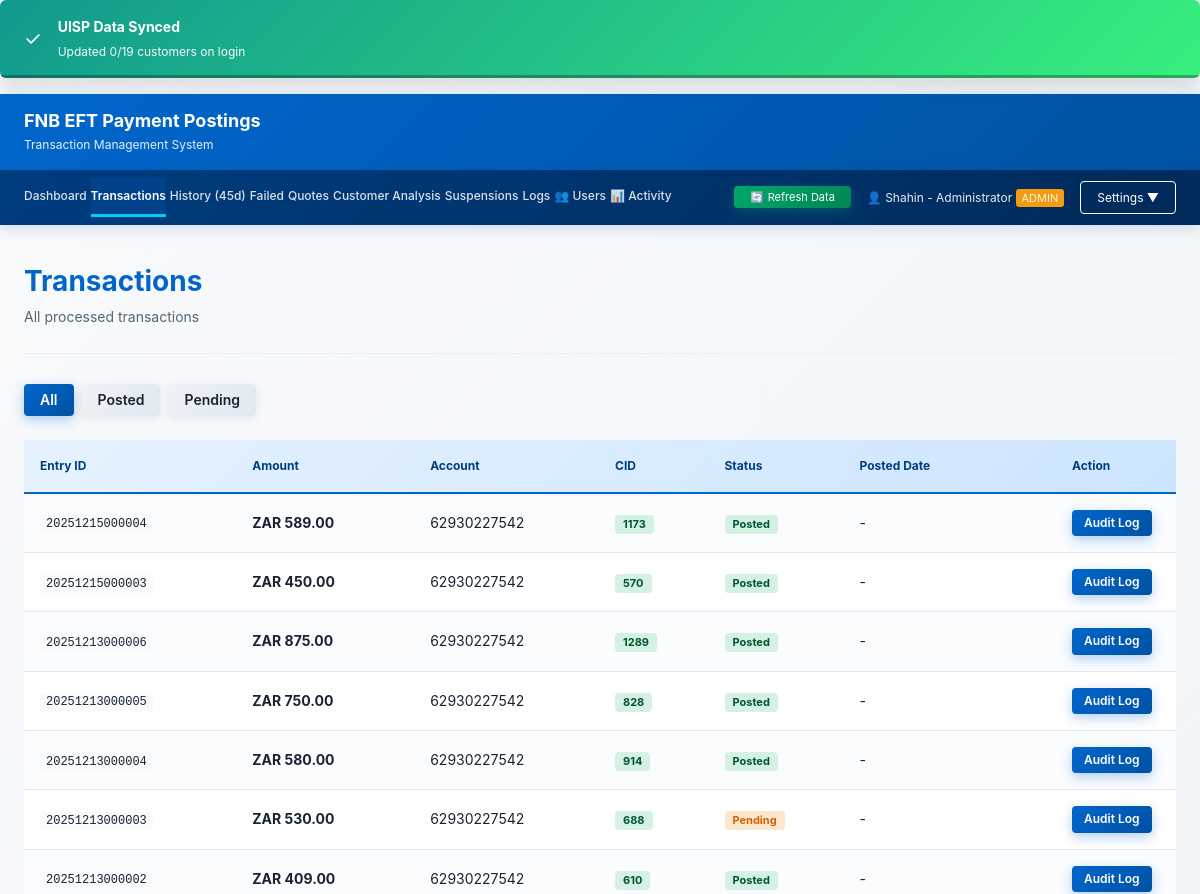
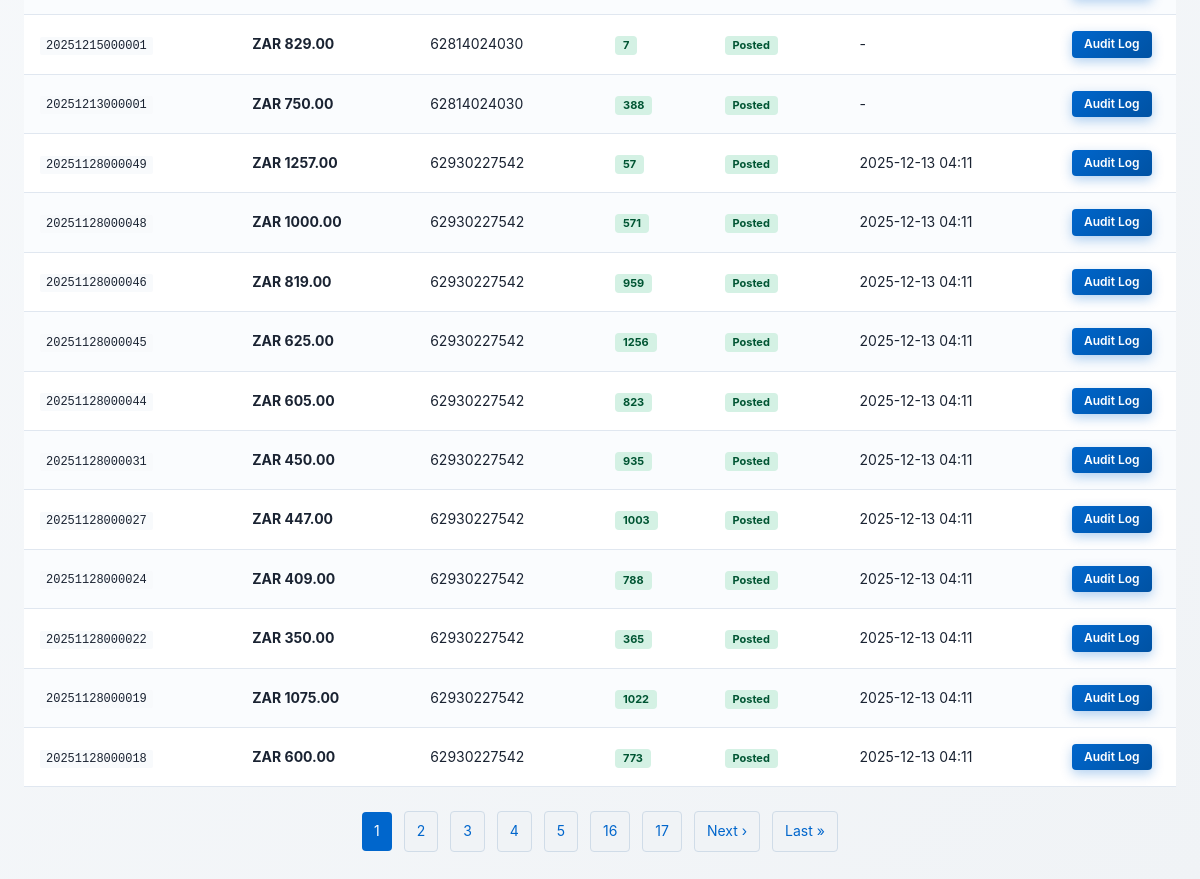
The page /transactions (signed in) on the database its author committed (2 pictures, top to bottom).
### app/models.py (models this page shows, shortened)
class User(UserMixin, db.Model):
    __tablename__ = 'users'
    id = db.Column(db.Integer, primary_key=True)
    username = db.Column(db.String(80), unique=True, nullable=False, index=True)
    password_hash = db.Column(db.String(255), nullable=False)
    full_name = db.Column(db.String(120), nullable=True)
    role = db.Column(db.String(20), default='user', nullable=False, index=True)
    is_active = db.Column(db.Boolean, default=True, nullable=False, index=True)
    must_change_password = db.Column(db.Boolean, default=True, nullable=False)
    last_login = db.Column(db.DateTime, nullable=True)
    created_at = db.Column(db.DateTime, default=datetime.utcnow, nullable=False)
    created_by = db.Column(db.String(80), nullable=True)
    updated_at = db.Column(db.DateTime, default=datetime.utcnow, onupdate=datetime.utcnow)

class Transaction(db.Model):
    __tablename__ = 'transactions'
    id = db.Column(db.Integer, primary_key=True)
    entryId = db.Column(db.String(255), unique=True, nullable=False, index=True)
    account = db.Column(db.String(50), nullable=False)
    amount = db.Column(db.Float, nullable=False)
    valueDate = db.Column(db.String(10), nullable=True)
    remittance_info = db.Column(db.Text, nullable=True)
    reference = db.Column(db.Text, nullable=True)
    CID = db.Column(db.String(50), default='unallocated')
    posted = db.Column(db.String(10), default='no')
    UISPpaymentId = db.Column(db.String(255), nullable=True)
    postedDate = db.Column(db.DateTime, nullable=True)
    status = db.Column(db.String(50), default='pending')
    note = db.Column(db.Text, nullable=True)
    source = db.Column(db.String(50), default='FNB-PAYMENT')
    original_reference = db.Column(db.Text, nullable=True)
    original_remittance_info = db.Column(db.Text, nullable=True)
    original_CID = db.Column(db.String(50), nullable=True)
    timestamp = db.Column(db.DateTime, default=datetime.utcnow, nullable=False, index=True)
    created_at = db.Column(db.DateTime, default=datetime.utcnow, nullable=False)
    updated_at = db.Column(db.DateTime, default=datetime.utcnow, onupdate=datetime.utcnow)
    __table_args__ = (
        Index('idx_timestamp_posted', 'timestamp', 'posted'),
        Index('idx_cid_posted', 'CID', 'posted'),
    )

### app/routes.py (the view)
@main_bp.route('/transactions', methods=['GET'])
@login_required
def list_transactions():
    page = request.args.get('page', 1, type=int)
    status = request.args.get('status', 'all')
    query = Transaction.query
    if status != 'all':
        query = query.filter_by(posted=status)
    transactions = query.order_by(Transaction.timestamp.desc()).paginate(page=page, per_page=20)
    return render_template('transactions.html', transactions=transactions, status=status)

### app/templates/transactions.html (shortened to what this page needs)
{% extends "base.html" %}
{% block content %}
<div class="page-header">
    <div>
        <h1 class="page-title">Transactions</h1>
        <p class="page-subtitle">All processed transactions</p>
    </div>
</div>
<div class="page-actions mb-lg">
    <a href="?status=all" class="btn {% if status == 'all' %}btn-primary{% else %}btn-secondary{% endif %}">All</a>
    <a href="?status=yes" class="btn {% if status == 'yes' %}btn-success{% else %}btn-secondary{% endif %}">Posted</a>
    <a href="?status=no" class="btn {% if status == 'no' %}btn-warning{% else %}btn-secondary{% endif %}">Pending</a>
</div>
<div class="table-responsive">
    <table class="table table-striped table-hover">
        <thead>
            <tr>
                <th>Entry ID</th>
                <th>Amount</th>
                <th>Account</th>
                <th>CID</th>
                <th>Status</th>
                <th>Posted Date</th>
                <th style="width: 120px;">Action</th>
            </tr>
        </thead>
        <tbody>
            {% for txn in transactions.items %}
            <tr>
                <td><code>{{ txn.entryId }}</code></td>
                <td><strong>ZAR {{ "%.2f"|format(txn.amount) }}</strong></td>
                <td>{{ txn.account }}</td>
                <td>
                    {% if txn.CID == 'unallocated' %}
                        <span class="badge badge-danger">{{ txn.CID }}</span>
                    {% else %}
                        <span class="badge badge-success">{{ txn.CID }}</span>
                    {% endif %}
                </td>
                <td>
                    {% if txn.posted == 'yes' %}
                        <span class="badge badge-success">Posted</span>
                    {% else %}
                        <span class="badge badge-warning">Pending</span>
                    {% endif %}
                </td>
                <td>{{ txn.postedDate.strftime('%Y-%m-%d %H:%M') if txn.postedDate else '-' }}</td>
                <td><a href="/audit/{{ txn.entryId }}" class="btn btn-sm btn-primary">Audit Log</a></td>
            </tr>
            {% endfor %}
        </tbody>
    </table>
</div>
<div class="pagination">
    {% for page_num in transactions.iter_pages() %}
        {% if page_num %}
            {% if page_num == transactions.page %}
                <span class="active">{{ page_num }}</span>
            {% else %}
                <a href="?page={{ page_num }}&status={{ status }}">{{ page_num }}</a>
            {% endif %}
        {% endif %}
    {% endfor %}
    {% if transactions.has_next %}
        <a href="?page={{ transactions.next_num }}&status={{ status }}">Next ›</a>
        <a href="?page={{ transactions.pages }}&status={{ status }}">Last »</a>
    {% endif %}
</div>
{% endblock %}

### app/templates/base.html (shortened to what this page needs)
<!DOCTYPE html>
<html>
<head>
    <link rel="stylesheet" href="{{ url_for('static', filename='css/variables.css') }}?v=2.1">
    <link rel="stylesheet" href="{{ url_for('static', filename='css/base.css') }}?v=2.1">
    <link rel="stylesheet" href="{{ url_for('static', filename='css/layout.css') }}?v=2.1">
    <link rel="stylesheet" href="{{ url_for('static', filename='css/components/buttons.css') }}?v=2.1">
    <link rel="stylesheet" href="{{ url_for('static', filename='css/components/forms.css') }}?v=2.1">
    <link rel="stylesheet" href="{{ url_for('static', filename='css/components/cards.css') }}?v=2.1">
    <link rel="stylesheet" href="{{ url_for('static', filename='css/components/tables.css') }}?v=2.1">
    <link rel="stylesheet" href="{{ url_for('static', filename='css/components/badges.css') }}?v=2.1">
    <link rel="stylesheet" href="{{ url_for('static', filename='css/components/modals.css') }}?v=2.1">
    <link rel="stylesheet" href="{{ url_for('static', filename='css/components/alerts.css') }}?v=2.1">
    <link rel="stylesheet" href="{{ url_for('static', filename='css/theme-vibrant.css') }}?v=2.1">
</head>
<body>
    <div class="notification-container" id="notificationContainer"></div>
    <header>
        <h1>FNB EFT Payment Postings</h1>
        <p>Transaction Management System</p>
    </header>
    <nav>
        <div class="nav-links">
            <a href="/">Dashboard</a>
            <a href="/transactions">Transactions</a>
            <a href="/transaction-history">History (45d)</a>
            <a href="/failed">Failed</a>
            <a href="/quotes">Quotes</a>
            <a href="/customer-analysis">Customer Analysis</a>
            <a href="{{ url_for('suspension.list_suspensions') }}">Suspensions</a>
            {% if current_user.is_authenticated and current_user.role == 'admin' %}
            <a href="/execution-logs">Logs</a>
            <a href="{{ url_for('auth.users_page') }}">👥 Users</a>
            <a href="{{ url_for('auth.activity_logs_page') }}">📊 Activity</a>
            {% endif %}
        </div>
        <div class="nav-user">
            {% if current_user.is_authenticated %}
            <button class="refresh-btn" onclick="refreshAllData()" title="Refresh all customer data from UISP">
                <span>🔄</span>
                <span id="refresh-text">Refresh Data</span>
            </button>
            <div class="user-info">
                👤 {{ current_user.full_name or current_user.username }}
                {% if current_user.role == 'admin' %}<span style="background: #f39c12; padding: 2px 6px; border-radius: 3px; font-size: 11px;">ADMIN</span>{% endif %}
            </div>
            <div class="dropdown">
                <button class="dropdown-btn">Settings ▼</button>
            </div>
            {% endif %}
        </div>
    </nav>
    <div class="container">
        {% block content %}{% endblock %}
    </div>
</body>
</html>

### app/static/css/variables.css (style rules this page uses)
:root { --color-primary: #0066cc; --color-primary-dark: #004da6; --color-primary-darker: #003d7f; --color-primary-light: #e6f2ff; --color-success: #00a86b; --color-success-dark: #007d54; --color-success-light: #d4f1e4; --color-danger: #ff3333; --color-danger-dark: #cc0000; --color-danger-light: #ffe6e6; --color-warning: #ff9900; --color-warning-dark: #cc7700; --color-warning-light: #ffe6cc; --color-info: #0099ff; --color-info-light: #ccf0ff; --color-duplicate: #ff6b35; --color-duplicate-dark: #cc5429; --color-neutral: #7a8a99; --color-neutral-dark: #556574; --color-neutral-light: #f0f3f6; --color-bg: #ffffff; --color-bg-light: #f8fafc; --color-bg-lighter: #f0f3f6; --color-text: #1a2332; --color-text-secondary: #556574; --color-text-muted: #7a8a99; --color-text-inverse: #ffffff; --color-border: #ecf0f1; --color-border-dark: #ddd; --color-border-light: #f5f5f5; --font-primary: -apple-system, BlinkMacSystemFont, 'Segoe UI', Roboto, 'Helvetica Neue', Arial, sans-serif; --font-mono: 'Monaco', 'Menlo', 'Ubuntu Mono', 'Courier New', monospace; --font-size-xs: 11px; --font-size-sm: 12px; --font-size-base: 14px; --font-size-lg: 16px; --font-size-xl: 18px; --font-size-2xl: 24px; --font-size-3xl: 28px; --font-weight-normal: 400; --font-weight-medium: 500; --font-weight-semibold: 600; --font-weight-bold: 700; --line-height-tight: 1.2; --line-height-normal: 1.5; --line-height-relaxed: 1.6; --line-height-loose: 1.8; --spacing-xs: 4px; --spacing-sm: 8px; --spacing-md: 16px; --spacing-lg: 24px; --spacing-xl: 32px; --spacing-2xl: 48px; --shadow-sm: 0 2px 4px rgba(0, 0, 0, 0.08); --shadow-md: 0 4px 8px rgba(0, 0, 0, 0.10); --shadow-lg: 0 8px 16px rgba(0, 0, 0, 0.12); --shadow-xl: 0 12px 24px rgba(0, 0, 0, 0.15); --shadow-2xl: 0 20px 40px rgba(0, 0, 0, 0.20); --radius-sm: 2px; --radius-md: 4px; --radius-lg: 6px; --radius-xl: 8px; --radius-full: 50%; --transition-fast: 0.15s ease; --transition-base: 0.2s ease; --transition-slow: 0.3s ease; --transition-slower: 0.4s ease; --z-dropdown: 100; --z-sticky: 200; --z-fixed: 300; --z-modal-backdrop: 900; --z-modal: 1000; --z-tooltip: 1100; --z-notification: 1200; --breakpoint-xs: 320px; --breakpoint-sm: 480px; --breakpoint-md: 768px; --breakpoint-lg: 1024px; --breakpoint-xl: 1280px; --breakpoint-2xl: 1536px; --container-sm: 640px; --container-md: 768px; --container-lg: 1024px; --container-xl: 1200px; --container-2xl: 1280px; }

### app/static/css/base.css (style rules this page uses)
* { margin: 0; padding: 0; box-sizing: border-box; }
html { scroll-behavior: smooth; -webkit-font-smoothing: antialiased; -moz-osx-font-smoothing: grayscale; }
body { font-family: var(--font-primary); font-size: var(--font-size-base); font-weight: var(--font-weight-normal); line-height: var(--line-height-relaxed); color: var(--color-text); background: linear-gradient(135deg, #f8fafc 0%, #f0f3f6 100%); min-height: 100vh; }
h1, h2, h3, h4, h5, h6 { margin: 0; font-weight: var(--font-weight-bold); line-height: var(--line-height-tight); color: var(--color-text); }
h1 { font-size: var(--font-size-3xl); margin-bottom: var(--spacing-lg); }
p { margin: 0; margin-bottom: var(--spacing-md); }
p:last-child { margin-bottom: 0; }
a { color: var(--color-primary); text-decoration: none; transition: color var(--transition-base); }
code, pre { font-family: var(--font-mono); font-size: var(--font-size-sm); background: var(--color-bg-light); padding: 2px 6px; border-radius: var(--radius-sm); color: var(--color-text); }
button { font-family: inherit; cursor: pointer; border: none; background: none; }
table { width: 100%; border-collapse: collapse; margin-bottom: var(--spacing-lg); }
.container { width: 100%; max-width: var(--container-xl); margin: 0 auto; padding: 0 var(--spacing-md); }

### app/static/css/components/tables.css (style rules this page uses)
.table { width: 100%; border-collapse: collapse; margin-bottom: var(--spacing-lg); }
.table thead { background: linear-gradient(135deg, #e6f2ff 0%, #cce5ff 100%); }
.table th { padding: var(--spacing-md) var(--spacing-md); text-align: left; font-size: var(--font-size-sm); font-weight: var(--font-weight-bold); color: #003d7f; border-bottom: 2px solid #0066cc; white-space: nowrap; position: sticky; top: 0; z-index: 10; }
.table td { padding: var(--spacing-md); border-bottom: 1px solid var(--color-border); color: var(--color-text); font-size: var(--font-size-base); }
.table tbody tr { transition: background-color var(--transition-fast); }
.table.table-striped tbody tr:nth-child(odd) { background: rgba(0, 102, 204, 0.02); }
.table.table-striped tbody tr:nth-child(even) { background: var(--color-bg); }

### rows shown on the page
User: full_name "Shahin - Administrator"
Transaction: entryId "20251215000004", amount "589.00", account "62930227542", CID "1173", posted "Posted", postedDate "-"
Transaction: entryId "20251215000003", amount "450.00", account "62930227542", CID "570", posted "Posted", postedDate "-"
Transaction: entryId "20251213000006", amount "875.00", account "62930227542", CID "1289", posted "Posted", postedDate "-"
Transaction: entryId "20251213000005", amount "750.00", account "62930227542", CID "828", posted "Posted", postedDate "-"
Transaction: entryId "20251213000004", amount "580.00", account "62930227542", CID "914", posted "Posted", postedDate "-"
Transaction: entryId "20251213000003", amount "530.00", account "62930227542", CID "688", posted "Pending", postedDate "-"
Transaction: entryId "20251213000002", amount "409.00", account "62930227542", CID "610", posted "Posted", postedDate "-"
Transaction: entryId "20251215000001", amount "829.00", account "62814024030", CID "7", posted "Posted", postedDate "-"
Transaction: entryId "20251213000001", amount "750.00", account "62814024030", CID "388", posted "Posted", postedDate "-"
Transaction: entryId "20251128000049", amount "1257.00", account "62930227542", CID "57", posted "Posted", postedDate "2025-12-13 04:11"
Transaction: entryId "20251128000048", amount "1000.00", account "62930227542", CID "571", posted "Posted", postedDate "2025-12-13 04:11"
Transaction: entryId "20251128000046", amount "819.00", account "62930227542", CID "959", posted "Posted", postedDate "2025-12-13 04:11"
Transaction: entryId "20251128000045", amount "625.00", account "62930227542", CID "1256", posted "Posted", postedDate "2025-12-13 04:11"
Transaction: entryId "20251128000044", amount "605.00", account "62930227542", CID "823", posted "Posted", postedDate "2025-12-13 04:11"
Transaction: entryId "20251128000031", amount "450.00", account "62930227542", CID "935", posted "Posted", postedDate "2025-12-13 04:11"
Transaction: entryId "20251128000027", amount "447.00", account "62930227542", CID "1003", posted "Posted", postedDate "2025-12-13 04:11"
Transaction: entryId "20251128000024", amount "409.00", account "62930227542", CID "788", posted "Posted", postedDate "2025-12-13 04:11"
Transaction: entryId "20251128000022", amount "350.00", account "62930227542", CID "365", posted "Posted", postedDate "2025-12-13 04:11"
Transaction: entryId "20251128000019", amount "1075.00", account "62930227542", CID "1022", posted "Posted", postedDate "2025-12-13 04:11"
Transaction: entryId "20251128000018", amount "600.00", account "62930227542", CID "773", posted "Posted", postedDate "2025-12-13 04:11"

### other values the page prints
{{ page_num }} "1"
{{ page_num }} "2" "3" "4" "5" "16" "17"
